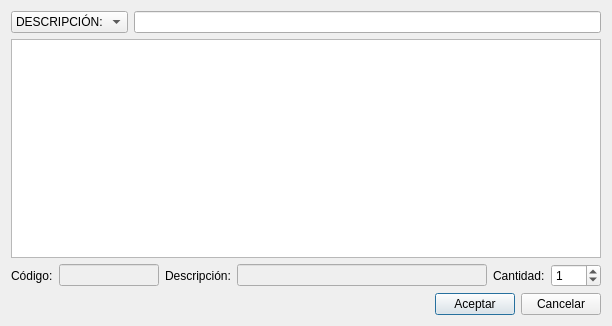
<?xml version="1.0" encoding="UTF-8"?>
<ui version="4.0">
 <class>AsignacionDialog</class>
 <widget class="QDialog" name="AsignacionDialog">
  <property name="geometry">
   <rect>
    <x>0</x>
    <y>0</y>
    <width>600</width>
    <height>326</height>
   </rect>
  </property>
  <property name="windowTitle">
   <string>Dialog</string>
  </property>
  <layout class="QGridLayout" name="gridLayout">
   <item row="0" column="0">
    <layout class="QVBoxLayout" name="verticalLayout">
     <item>
      <layout class="QHBoxLayout" name="horizontalLayout_2">
       <item>
        <widget class="QComboBox" name="busquedaComboBox">
         <property name="minimumSize">
          <size>
           <width>100</width>
           <height>0</height>
          </size>
         </property>
         <item>
          <property name="text">
           <string>DESCRIPCIÓN:</string>
          </property>
         </item>
         <item>
          <property name="text">
           <string>CÓDIGO:</string>
          </property>
         </item>
        </widget>
       </item>
       <item>
        <widget class="QLineEdit" name="busquedaLineEdit"/>
       </item>
      </layout>
     </item>
     <item>
      <widget class="QTableView" name="asignacionTableView">
       <property name="selectionMode">
        <enum>QAbstractItemView::SingleSelection</enum>
       </property>
       <property name="selectionBehavior">
        <enum>QAbstractItemView::SelectRows</enum>
       </property>
       <attribute name="horizontalHeaderCascadingSectionResizes">
        <bool>true</bool>
       </attribute>
       <attribute name="horizontalHeaderStretchLastSection">
        <bool>true</bool>
       </attribute>
      </widget>
     </item>
     <item>
      <layout class="QHBoxLayout" name="horizontalLayout">
       <item>
        <widget class="QLabel" name="label">
         <property name="text">
          <string>Código:</string>
         </property>
        </widget>
       </item>
       <item>
        <widget class="QLineEdit" name="codigoLineEdit">
         <property name="enabled">
          <bool>false</bool>
         </property>
         <property name="minimumSize">
          <size>
           <width>100</width>
           <height>0</height>
          </size>
         </property>
         <property name="maximumSize">
          <size>
           <width>16777215</width>
           <height>16777215</height>
          </size>
         </property>
        </widget>
       </item>
       <item>
        <widget class="QLabel" name="label_2">
         <property name="text">
          <string>Descripción:</string>
         </property>
        </widget>
       </item>
       <item>
        <widget class="QLineEdit" name="descripcionLineEdit">
         <property name="enabled">
          <bool>false</bool>
         </property>
         <property name="minimumSize">
          <size>
           <width>250</width>
           <height>0</height>
          </size>
         </property>
        </widget>
       </item>
       <item>
        <widget class="QLabel" name="label_3">
         <property name="text">
          <string>Cantidad:</string>
         </property>
        </widget>
       </item>
       <item>
        <widget class="QSpinBox" name="cantidadSpinBox">
         <property name="minimumSize">
          <size>
           <width>50</width>
           <height>0</height>
          </size>
         </property>
         <property name="value">
          <number>1</number>
         </property>
        </widget>
       </item>
       <item>
        <spacer name="horizontalSpacer_2">
         <property name="orientation">
          <enum>Qt::Horizontal</enum>
         </property>
         <property name="sizeHint" stdset="0">
          <size>
           <width>40</width>
           <height>20</height>
          </size>
         </property>
        </spacer>
       </item>
      </layout>
     </item>
     <item>
      <layout class="QHBoxLayout" name="horizontalLayout_3">
       <item>
        <spacer name="horizontalSpacer">
         <property name="orientation">
          <enum>Qt::Horizontal</enum>
         </property>
         <property name="sizeHint" stdset="0">
          <size>
           <width>40</width>
           <height>20</height>
          </size>
         </property>
        </spacer>
       </item>
       <item>
        <widget class="QPushButton" name="aceptarPushButton">
         <property name="text">
          <string>Aceptar</string>
         </property>
        </widget>
       </item>
       <item>
        <widget class="QPushButton" name="CancelarPushButton">
         <property name="text">
          <string>Cancelar</string>
         </property>
        </widget>
       </item>
      </layout>
     </item>
    </layout>
   </item>
  </layout>
 </widget>
 <resources/>
 <connections/>
</ui>
